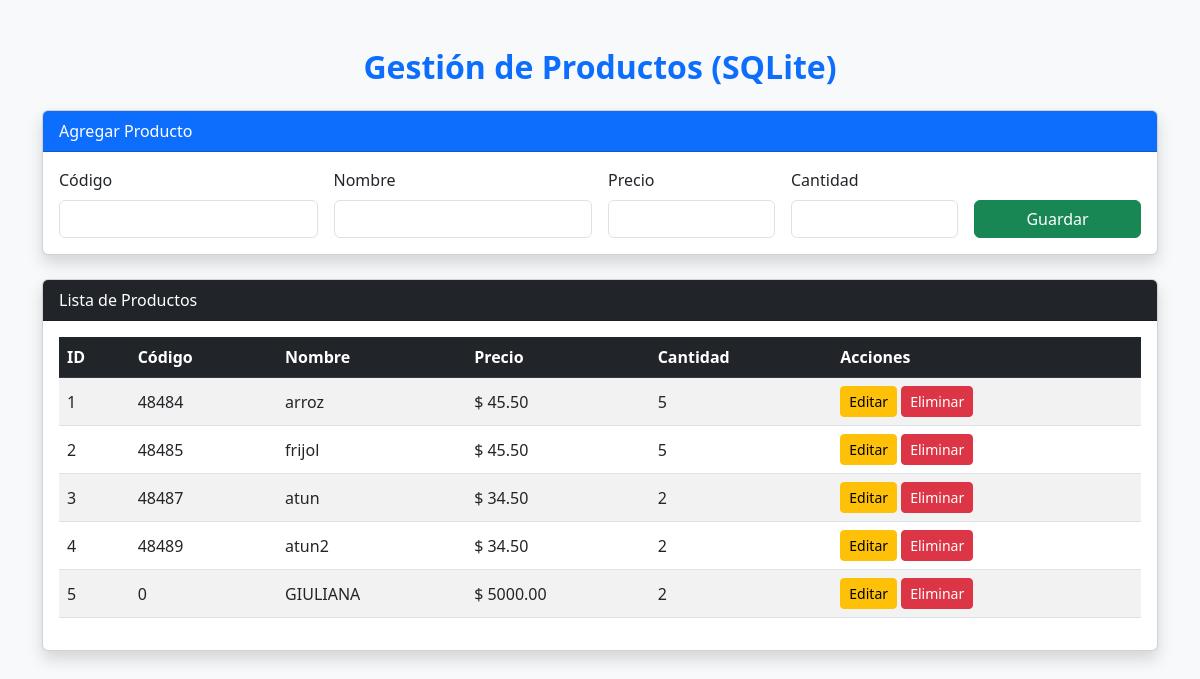
The page / on the database its author committed.
### tables this page shows
CREATE TABLE producto (
                id INTEGER PRIMARY KEY AUTOINCREMENT,
                codigo TEXT NOT NULL,
                nombre TEXT NOT NULL,
                precio REAL NOT NULL,
                cantidad INTEGER NOT NULL
            );

### app.py (the view)
@app.route('/')
def index():
    productos = ProductoCRUD.listar()
    return render_template('index.html', productos=productos)

### models/conexion.py (called while the page is built)
    @staticmethod
    def get_instancia():
        if Conexion._instancia is None:
            Conexion()
        return Conexion._instancia.conexion

### models/producto_CRUD.py (called while the page is built)
    @staticmethod
    def listar():
        conexion = Conexion.get_instancia()
        cursor = conexion.cursor()
        cursor.execute("SELECT * FROM producto")
        resultados = cursor.fetchall()
        cursor.close()
        return [Producto(p['id'], p['codigo'], p['nombre'], p['precio'], p['cantidad']) for p in resultados]

### templates/index.html (shortened to what this page needs)
<!DOCTYPE html>
<html lang="es">
<head>
    <link href="https://cdn.jsdelivr.net/npm/bootstrap@5.3.0/dist/css/bootstrap.min.css" rel="stylesheet">
</head>
<body class="bg-light">
    <div class="container mt-5">
        <h2 class="mb-4 text-center text-primary fw-bold">Gestión de Productos (SQLite)</h2>
        <div class="card shadow mb-4">
            <div class="card-header bg-primary text-white">Agregar Producto</div>
            <div class="card-body">
                <form action="/guardar" method="POST" class="row g-3">
                    <div class="col-md-3">
                        <label class="form-label">Código</label>
                        <input type="text" name="codigo" class="form-control" required>
                    </div>
                    <div class="col-md-3">
                        <label class="form-label">Nombre</label>
                        <input type="text" name="nombre" class="form-control" required>
                    </div>
                    <div class="col-md-2">
                        <label class="form-label">Precio</label>
                        <input type="number" step="0.01" name="precio" class="form-control" required>
                    </div>
                    <div class="col-md-2">
                        <label class="form-label">Cantidad</label>
                        <input type="number" name="cantidad" class="form-control" required>
                    </div>
                    <div class="col-md-2 d-flex align-items-end">
                        <button type="submit" class="btn btn-success w-100">Guardar</button>
                    </div>
                </form>
            </div>
        </div>
        <div class="card shadow">
            <div class="card-header bg-dark text-white">Lista de Productos</div>
            <div class="card-body">
                <table class="table table-striped table-hover align-middle">
                    <thead class="table-dark">
                        <tr>
                            <th>ID</th>
                            <th>Código</th>
                            <th>Nombre</th>
                            <th>Precio</th>
                            <th>Cantidad</th>
                            <th>Acciones</th>
                        </tr>
                    </thead>
                    <tbody>
                        {% for p in productos %}
                        <tr>
                            <td>{{ p.id }}</td>
                            <td>{{ p.codigo }}</td>
                            <td>{{ p.nombre }}</td>
                            <td>$ {{ "%.2f"|format(p.precio) }}</td>
                            <td>{{ p.cantidad }}</td>
                            <td>
                                <a href="/editar/{{ p.id }}" class="btn btn-warning btn-sm">Editar</a>
                                <a href="/eliminar/{{ p.id }}" class="btn btn-danger btn-sm" onclick="return confirm('¿Seguro que deseas eliminar?');">Eliminar</a>
                            </td>
                        </tr>
                        {% endfor %}
                    </tbody>
                </table>
            </div>
        </div>
    </div>
</body>
</html>

### rows shown on the page
producto: id "1", codigo "48484", nombre "arroz", precio "45.50", cantidad "5"
producto: id "2", codigo "48485", nombre "frijol", precio "45.50", cantidad "5"
producto: id "3", codigo "48487", nombre "atun", precio "34.50", cantidad "2"
producto: id "4", codigo "48489", nombre "atun2", precio "34.50", cantidad "2"
producto: id "5", codigo "0", nombre "GIULIANA", precio "5000.00", cantidad "2"
